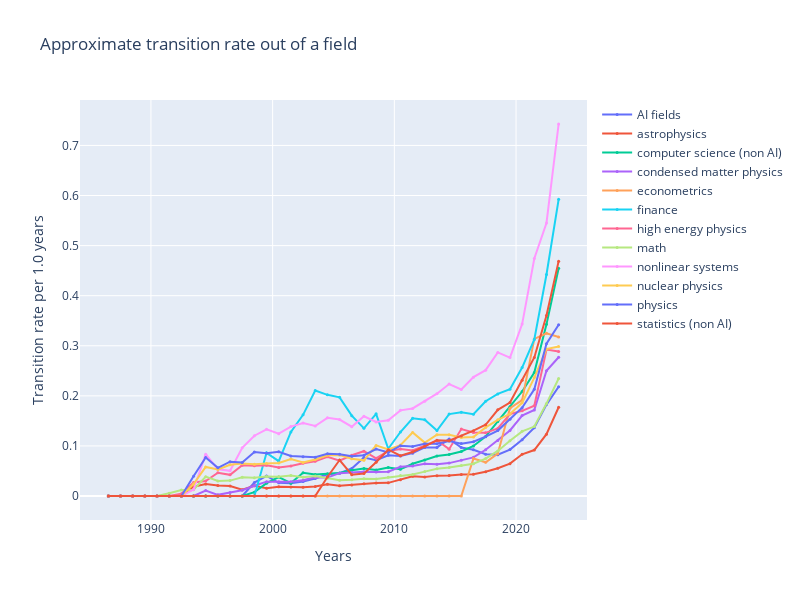

The notebook cell saved with this chart:
### Code cell
plot_total_rate_of_leaving(author_transitions_collapsed, author_counts_collapsed, 
                          unique_categories_collapsed)
